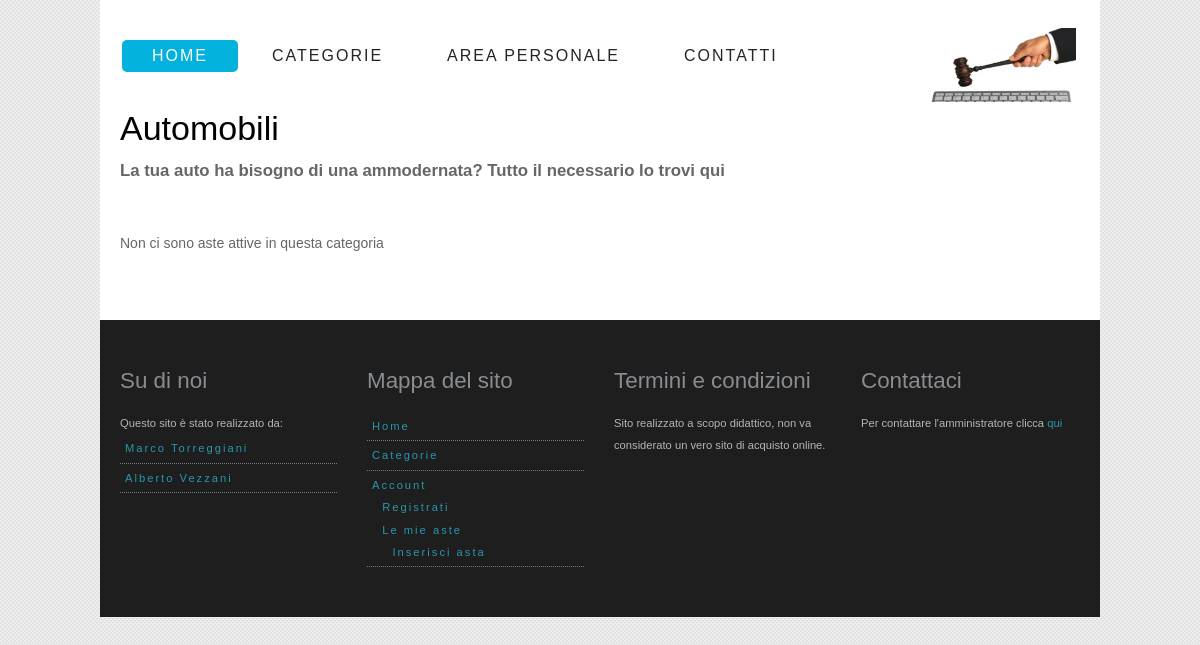
Page /categorie/6 on the committed database.
### AsteOnLine/models.py (models this page shows, shortened)
class Categoria (models.Model):
    nome = models.CharField(max_length=20, unique=True)
    foto = models.ImageField(upload_to=get_catName, default=settings.NO_MEDIA)
    descrizione = models.TextField(max_length=300)
    class Meta:
        verbose_name_plural = 'Categorie'

### AsteOnLine/views.py (the view)
# urls.py: url(r'^categorie/(?P<id_categoria>[0-9]+)$', views.dettaglio_categoria, name ='dettagliocategoria'),
def dettaglio_categoria(request,id_categoria):
    aste=Asta.objects.filter(categoria=id_categoria).order_by('-data_apertura')
    l=[]
    for a in aste:
        if a.attiva():
            l.append(a)
    categoria=get_object_or_404(Categoria,pk=id_categoria)
    context={'aste':l,'categoria':categoria}
    return render(request,'AsteOnLine/dettaglio_categoria.html',context)

### AsteOnLine/models.py (called while the page is built)
    def attiva(self):
        return self.data_chiusura>timezone.now()

### AsteOnLine/templates/AsteOnLine/dettaglio_categoria.html (shortened to what this page needs)
{% extends "AsteOnLine/base.html" %}
{% block body %}
    <h1>{{ categoria.nome|capfirst }}</h1>
    <h4>
    {{ categoria.descrizione|capfirst }}
    </h4>
    <div style="clear:both; height: 40px"></div>
    {% if aste %}
        {% for asta in aste %}
            {% if forloop.counter|divisibleby:3 %}
                <div class="one-third last">
            {% else %}
                <div class="one-third">
            {% endif %}
                <a href="{% url 'AsteOnLine:offerta' asta.id %}">
                <div class="heading_bg">
                    <h2>{{ asta.titolo|lower|capfirst|truncatechars_html:30}}</h2>
                </div>
                <img src="../../media/{{ asta.foto }}" alt="" width="300px" >
                </a>
                <p> {{ asta.descrizione|truncatechars_html:73 }}</p>
            </div>
        {% endfor %}
    {% else %}
        <p>Non ci sono aste attive in questa categoria</p>
    {% endif %}
{% endblock %}

### GestioneUtenti/static/GestioneUtenti/css/style.css (style rules this page uses)
html,body,div,span,applet,object,iframe,h1,h2,h3,h4,h5,h6,p,blockquote,pre,a,abbr,acronym,address,big,cite,code,del,dfn,em,font,img,ins,kbd,q,s,samp,small,strike,strong,sub,sup,tt,var,dl,dt,dd,ol,ul,li,fieldset,form,label,legend,table,caption,tbody,tfoot,thead,tr,th,td { margin:0;padding:0;border:0;outline:0;font-weight:inherit;font-style:inherit;font-family:inherit;vertical-align:baseline }
body { font-family: Arial, Helvetica, sans-serif; font-size: .875em; line-height: 1.6em; background: #fff url(../img/body_bg.png) fixed; color: #666; }
h1, h2, h3, h4 { font-family: "QuicksandBook", Arial, sans-serif }
h1 { font-size: 34px; padding: 0 0 20px; color: #000 }
h4 { font-size: 1.2em; font-weight: 700 }
p { padding: 10px 0; font-size: 1em; }

### rows in the picture
Categoria: nome "Automobili", descrizione "La tua auto ha bisogno di una ammodernata? Tutto il necessario lo trovi qui"
